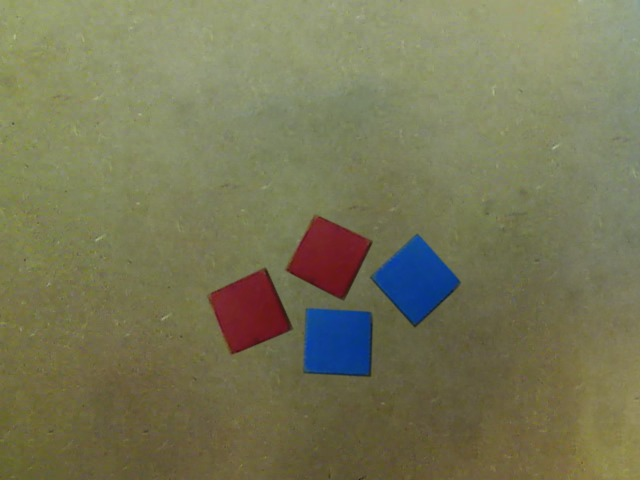
#> input picture Project/ROB1_ws/src/rob1_ur10/scripts/img_10.jpg, 641 x 481 px
$ python -i vision.py   (imports and definitions only)   (older library calls are emulated)
#> lines starting #> are read from the running program, lines starting #| are printed output that depends on the picture; after the words box and inside, x2 and y2 are one past the last pixel; in counts of white or black regions, pixels touching at a corner belong together
#> further down, picture is the input picture: shape (481, 641, 3); mean B, G, R 87.2, 118.9, 119.7
#!/usr/bin/env python3
# -*- coding: utf-8 -*-
import numpy as np
import cv2
import math
from cv_bridge import CvBridge, CvBridgeError

# [1 line that did not run here, left out]

def numpy_to_msg(img):
    """Builds a Image message from a NumPy array.
    Args:
        img (np.array): A NumPy array containing the RGB image data.
    Returns:
        A sensor_msgs/Image containing the image data.
    """
    return cvb.cv2_to_imgmsg(img, "bgr8")


# --- Select HSV color ranges ---
def hsv_threshold(image,box_color):

    # Blue color range
#> called with box_color = 'blue'
    if box_color == "blue":
        # Set minimum and maximum HSV values to display
        hMin = 85
        sMin = 139
        vMin = 0
        lower = np.array([hMin, sMin, vMin])

        hMax = 135
        sMax = 255
        vMax = 255
        upper = np.array([hMax, sMax, vMax])

        # Convert Image to HSV color space
        hsv = cv2.cvtColor(image, cv2.COLOR_BGR2HSV)
#> hsv: shape (481, 641, 3); mean H, S, V 35.7, 87.7, 125.7

        h, s, v = cv2.split(hsv)
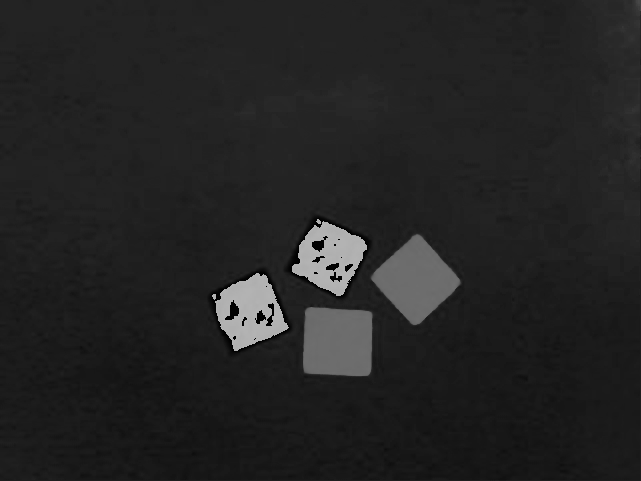
#> h: shape (481, 641); min 0, max 179, mean 35.7
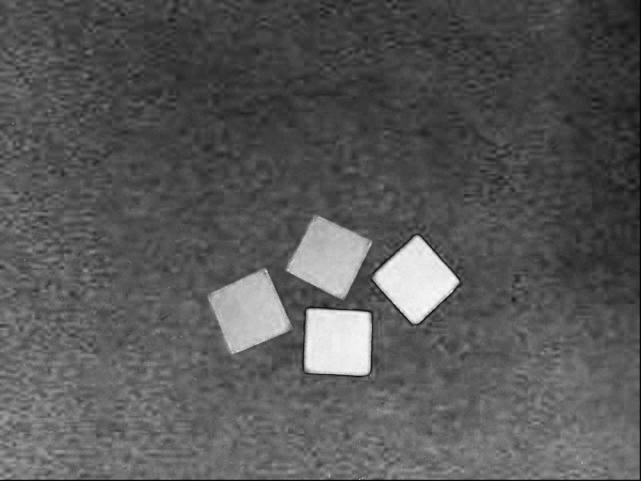
#> s: shape (481, 641); min 2, max 249, mean 87.7
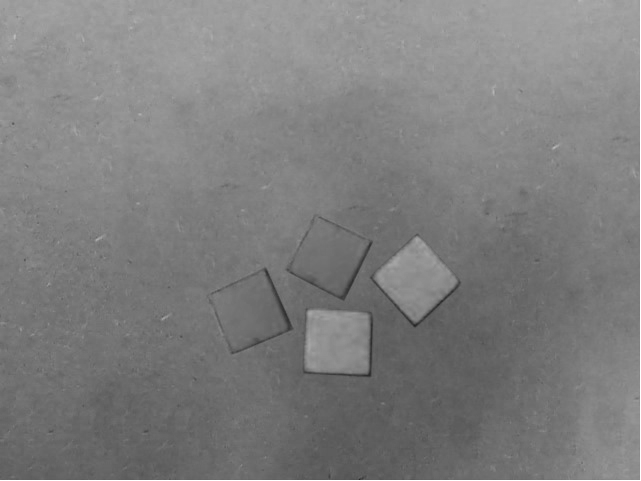
#> v: shape (481, 641); min 35, max 255, mean 125.7

        # [17 lines of commented-out code are left out]

        mask = cv2.inRange(hsv, lower, upper) # HSV threshold blue range
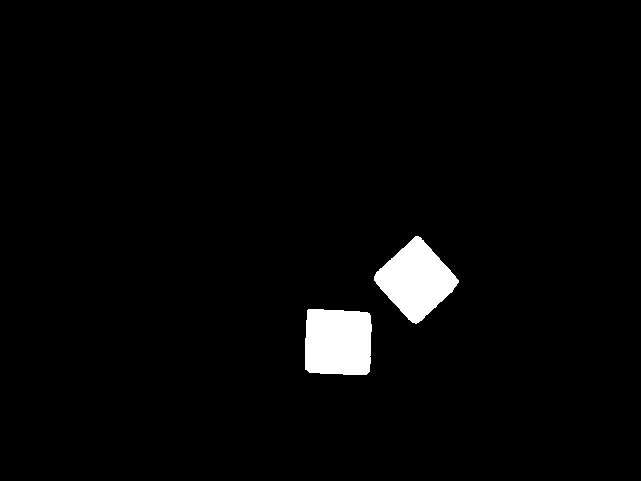
#> mask: shape (481, 641); 2.7% white; 2 white regions, box (x1, y1, x2, y2) and area: (374, 236, 459, 324) 4154, (305, 309, 372, 375) 4153
        result = cv2.bitwise_and(image, image, mask=mask) # Apply threshold to original image


# [5 lines of commented-out code are left out]
        return result

    # Red color range
    if box_color == "red":
        # 1st half
        hMin1 = 150
        sMin1 = 0
        vMin1 = 50 #0
        lower1 = np.array([hMin1, sMin1, vMin1])

        hMax1 = 179
        sMax1 = 255
        vMax1 = 255
        upper1 = np.array([hMax1, sMax1, vMax1])

        # 2nd half
        hMin2 = 0
        sMin2 = 0
        vMin2 = 50 #
        lower2 = np.array([hMin2, sMin2, vMin2])

        hMax2 = 10
        sMax2 = 255
        vMax2 = 255
        upper2 = np.array([hMax2, sMax2, vMax2])

        # Convert to HSV colorspace
        hsv = cv2.cvtColor(image, cv2.COLOR_BGR2HSV)
        mask1 = cv2.inRange(hsv, lower1, upper1)
        mask2 = cv2.inRange(hsv, lower2, upper2)
        mask = cv2.max(mask1, mask2)

#        result1 = cv2.bitwise_and(image, image, mask=mask1) #
#        result2 = cv2.bitwise_and(image, image, mask=mask2) #

        result = cv2.bitwise_and(image, image, mask=mask)

# [17 lines of commented-out code are left out]

        return result

# --- Extract Box Contours from Raw Image ---
def contour_extraction_pipeline(image, box_color):

    # Select color range
    result = hsv_threshold(image, box_color)

    # Convert to Greyscale to facilitate thresholding
    img_grey = cv2.cvtColor(result,cv2.COLOR_BGR2GRAY)
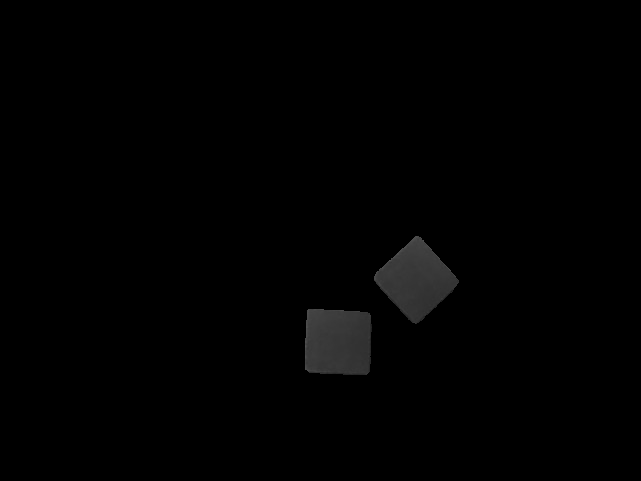
#> img_grey: shape (481, 641); min 0, max 84, mean 1.5

    # [8 lines of commented-out code are left out]
    ret,img_thres = cv2.threshold(img_grey,20, 255, 0)

    # [8 lines of commented-out code are left out]
    kernel = np.ones((5,5),np.uint8) # Structuring element is 5x5
    img_open = cv2.morphologyEx(img_thres, cv2.MORPH_OPEN, kernel)
#> img_open: shape (481, 641); 2.7% white; 2 white regions

    # [8 lines of commented-out code are left out]
    im2, contours, hierarchy = cv2.findContours(img_open, cv2.RETR_TREE,cv2.CHAIN_APPROX_SIMPLE) #RETR_EXTERNAL
#> contours = 2 contours; box (x1, y1, x2, y2) and area: (374, 237, 458, 323) 4047, (305, 309, 372, 375) 4030

    # Select contours larger than a specified area
    minimum_area = 2000
    selected_contours = []

    img_contour_draw = image.copy()

    for i in range(0,len(contours)): # Iterate through all contours in pictures
        if cv2.contourArea(contours[i])>minimum_area: # Select only contours above the specified area
            selected_contours.append(contours[i])
#> this loop made 2 passes
#> after the loop, selected_contours has the same summary as contours

             # [22 lines of commented-out code are left out]

    return selected_contours

# --- EMain program ---
def vision_main(image):
    # Load Image
    # image = image_acquisition(2)

    # Display image
    # plt.imshow(cv2.cvtColor(image, cv2.COLOR_BGR2RGB))
    # plt.xlabel('Pixels')
    # plt.ylabel('Pixels')
    # #plt.title('RGB')
    # plt.show()

    # Get all contours with contour extraction pipeline
    contours_blue = contour_extraction_pipeline(image,"blue")
#> contours_blue has the same summary as contours in contour_extraction_pipeline
    contours_red = contour_extraction_pipeline(image,"red")
#> call 2 of contour_extraction_pipeline, with box_color = 'red'
#> call 2 of hsv_threshold, with box_color = 'red'
#> in hsv_threshold (call 2), `mask1 = cv2.inRange(hsv, lower1, upper1)`: mask1: shape (481, 641); 2.1% white; 4 white regions (2 under 20 px), largest, box (x1, y1, x2, y2) and area: (215, 273, 289, 351) 3278, (292, 221, 367, 296) 3142
#> in hsv_threshold (call 2), `mask2 = cv2.inRange(hsv, lower2, upper2)`: mask2: shape (481, 641); 0.62% white; 18 white regions (7 under 20 px), largest, box (x1, y1, x2, y2) and area: (288, 217, 370, 298) 625, (210, 271, 291, 353) 620, (225, 300, 239, 320) 137
#> in hsv_threshold (call 2), `mask = cv2.max(mask1, mask2)`:
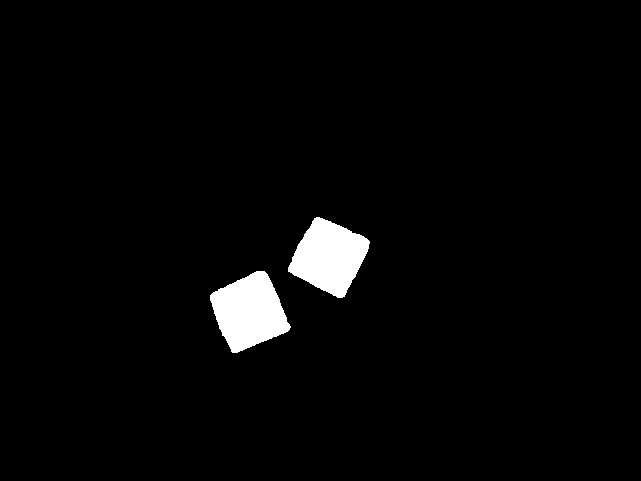
#> mask: shape (481, 641); 2.7% white; 2 white regions, box (x1, y1, x2, y2) and area: (210, 271, 291, 353) 4253, (288, 217, 370, 298) 4106
#> in contour_extraction_pipeline (call 2), `img_grey = cv2.cvtColor(result,cv2.COLOR_BGR2GRAY)`:
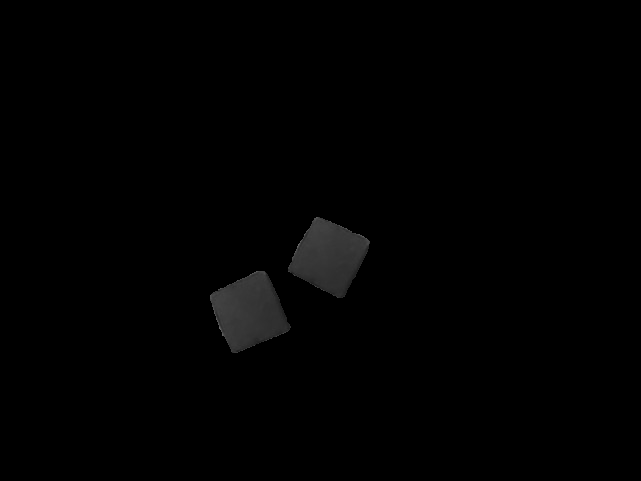
#> img_grey: shape (481, 641); min 0, max 110, mean 1.5
#> in contour_extraction_pipeline (call 2), `img_open = cv2.morphologyEx(img_thres, cv2.MORPH_OPEN, kernel)`: img_open: shape (481, 641); 2.7% white; 2 white regions
#> in contour_extraction_pipeline (call 2), `im2, contours, hierarchy = cv2.findContours(img_open, cv2.RETR_TREE,cv..`: contours = 2 contours; box (x1, y1, x2, y2) and area: (210, 271, 290, 353) 4136, (288, 218, 369, 298) 3988
#> the loop in contour_extraction_pipeline (call 2), `for i in range(0,len(contours)):` made 2 passes
#> after the loop in contour_extraction_pipeline (call 2), `for i in range(0,len(contours)):`: selected_contours has the same summary as contours
#> contours_red has the same summary as contours in contour_extraction_pipeline

    # Append contours to one list
    appended_contours = list(contours_blue)
#> appended_contours = 2 contours; box (x1, y1, x2, y2) and area: (374, 237, 458, 323) 4047, (305, 309, 372, 375) 4030

    for i in range(0,len(contours_red)):
        appended_contours.append(contours_red[i])
#> after the loop, appended_contours = 4 contours; box (x1, y1, x2, y2) and area: (210, 271, 290, 353) 4136, (374, 237, 458, 323) 4047, (305, 309, 372, 375) 4030, (288, 218, 369, 298) 3988

    # Return zeros and empty image if no contours were found
    img_msg = numpy_to_msg(image)
    if len(appended_contours)==0:
        return 0., 0., 0., 0, img_msg # Failed
        # return 0., 0., 0., 0 # Failed

    # Calculate Image Center
    image_center_x = int(image.shape[1]/2)
    image_center_y = int(image.shape[0]/2)

    # Define Empty Lists
    center_distance = []
    rect = []
    box = []

    # Draw Oriented Bounding Boxes
    for i in range(0,len(appended_contours)):
        # Calculate Oriented Bounding Box (OBB) of the selected contours
        rect.append(cv2.minAreaRect(appended_contours[i]))

        # Find the corner coordinates of OBB     # Convert corner coordinates to integer
        box.append(np.int0(cv2.boxPoints(rect[i])))

        # Draw OBB on image
        img_obb = cv2.drawContours(image,[box[i]],0,(255,255,255),3)

        # Calculate Euclidean distance between the center of every OBB and the image center
        center_distance.append(math.sqrt((((rect[i][0][0])-image_center_x) ** 2) + (((rect[i][0][1])-image_center_y) ** 2)))

        # Mark distance to Center
        img_obb = cv2.line(img_obb,
                               (image_center_x,image_center_y),
                               (int(rect[i][0][0]),int(rect[i][0][1])),
                               (0,255,255),3)

        # OBB index
        font = cv2.FONT_HERSHEY_SIMPLEX
        org = (int(rect[i][0][0]), int(rect[i][0][1]))
        fontScale = 1
        text_color = (255, 255, 255)
        thickness = 3
        img_obb = cv2.putText(img_obb, str(i), org, font, fontScale, text_color, thickness, cv2.LINE_AA)

    # [8 lines of commented-out code are left out]
    center_distance_sorted = sorted(center_distance)

    # List of possible gripper orientations
    rotation_list = [0,90]

    # Find the location and gripper orientation for picking the closest possible box
    for distance in center_distance_sorted: # Iterate through all boxes
        for rotation in rotation_list: # Iterate through all rotation angles

            # Find the index of the selected index in the original center_distance list
            # The is the same index as in the OBB features array "rect"
            index = center_distance.index(distance)
#           print("Selected index: "+str(index))

            # Create black frame with the dimensions of the original image
            black_frame = np.zeros((image.shape[0],image.shape[1],1), np.uint8)

            # Draw a mask on seperate copies of the black frame for every box
            mask_list = []
            for i in range(0,len(box)):
                mask_list.append(cv2.fillPoly(black_frame.copy(), [box[i]], (255, 255, 255)))

                # Display image
#               plt.imshow(mask_list[i],cmap='gray')
#               plt.title('Mask'+str(i))
#               plt.show()

            # Draw gripper area on selected index
            tol = 60 # Gripper width (Pixels)

            mask_list[index] = cv2.line(mask_list[index],
                                   (int((rect[index][0][0])-tol*math.cos(math.radians(rect[index][2]-rotation))),int((rect[index][0][1])-tol*math.sin(math.radians(rect[index][2]-rotation)))),
                                   (int((rect[index][0][0])+tol*math.cos(math.radians(rect[index][2]-rotation))),int((rect[index][0][1])+tol*math.sin(math.radians(rect[index][2]-rotation)))),
                                   (255,255,255),40)

            #  # Display image (box area with gripper augmentation)
            # plt.title("Mask "+str(index))
            # plt.imshow(mask_list[index],cmap='gray')
            # plt.show()

            # List of collision flags is reset for each box iteration
            collision_flag_list = []

            # Find itersection between the mask of the selected box and all other boxes
            for i in [x for x in range(0,len(mask_list)) if x != index]: # Compare with all masks except it's own
                img_bwa = cv2.bitwise_and(mask_list[index],mask_list[i]) # Intersection is found by a bitwise and

                # # Display image (Mask intersection)
                # plt.title("Mask "+str(index)+" and Mask "+str(i))
                # plt.imshow(img_bwa,cmap='gray')
                # plt.show()

                if cv2.countNonZero(img_bwa) > 0:
                    #print("Gripper collision with index "+str(i)+", Overlap: "+str(cv2.countNonZero(img_bwa))+"pixels")
                    collision_flag_list.append(1) # Append a highflag if there is an intersection

                    break # Stop interation, if there is an intersection

                else:
                    collision_flag_list.append(0) # Append 0 if there is no intersection

            if 1 not in collision_flag_list: # if there are no flags, and thereby no collisions: Calculate the position and angle of the selected box for the robot,
#                print("No gripper collision", collision_flag_list)
                x_center_offset = rect[index][0][0] - image_center_x
                y_center_offset = rect[index][0][1]- image_center_y
                angle_offset = rect[index][2]+rotation

                # Determine the color of the seleted box from the length of the blue_contour list
                if index <= len(contours_blue)-1:
                    color = 1 # Blue

                elif index > len(contours_blue)-1:
                    color = 2 # Red

                else:
                    color = 0 # Fail

                #Mark Pick Angle on contour image
                img_obb = cv2.line(img_obb,
                                       (int((rect[index][0][0])-50*math.cos(math.radians(rect[index][2]+rotation))),int((rect[index][0][1])-50*math.sin(math.radians(rect[index][2]+rotation)))),
                                       (int((rect[index][0][0])+50*math.cos(math.radians(rect[index][2]+rotation))),int((rect[index][0][1])+50*math.sin(math.radians(rect[index][2]+rotation)))),
                                       (255,255,0),3)

                img_msg = numpy_to_msg(img_obb)
                return x_center_offset, y_center_offset, angle_offset, color, img_msg
                # return x_center_offset, y_center_offset, angle_offset, color


    # If there is still a collision flag after all iterations: no suitable pick can be found
    if 1 in collision_flag_list or collision_flag_list==[]:
#       print("No collision free pick found")
        black_frame = np.zeros((image.shape[0],image.shape[1],1), np.uint8)

        img_msg = numpy_to_msg(black_frame)
        return 0., 0., 0., 0, img_msg # Failed
        # return 0., 0., 0., 0 # Failed

>>> import cv2
>>> picture = cv2.imread('../../scripts/img_10.jpg')
#> (the run stopped early here; a loop or call above may not have finished)
